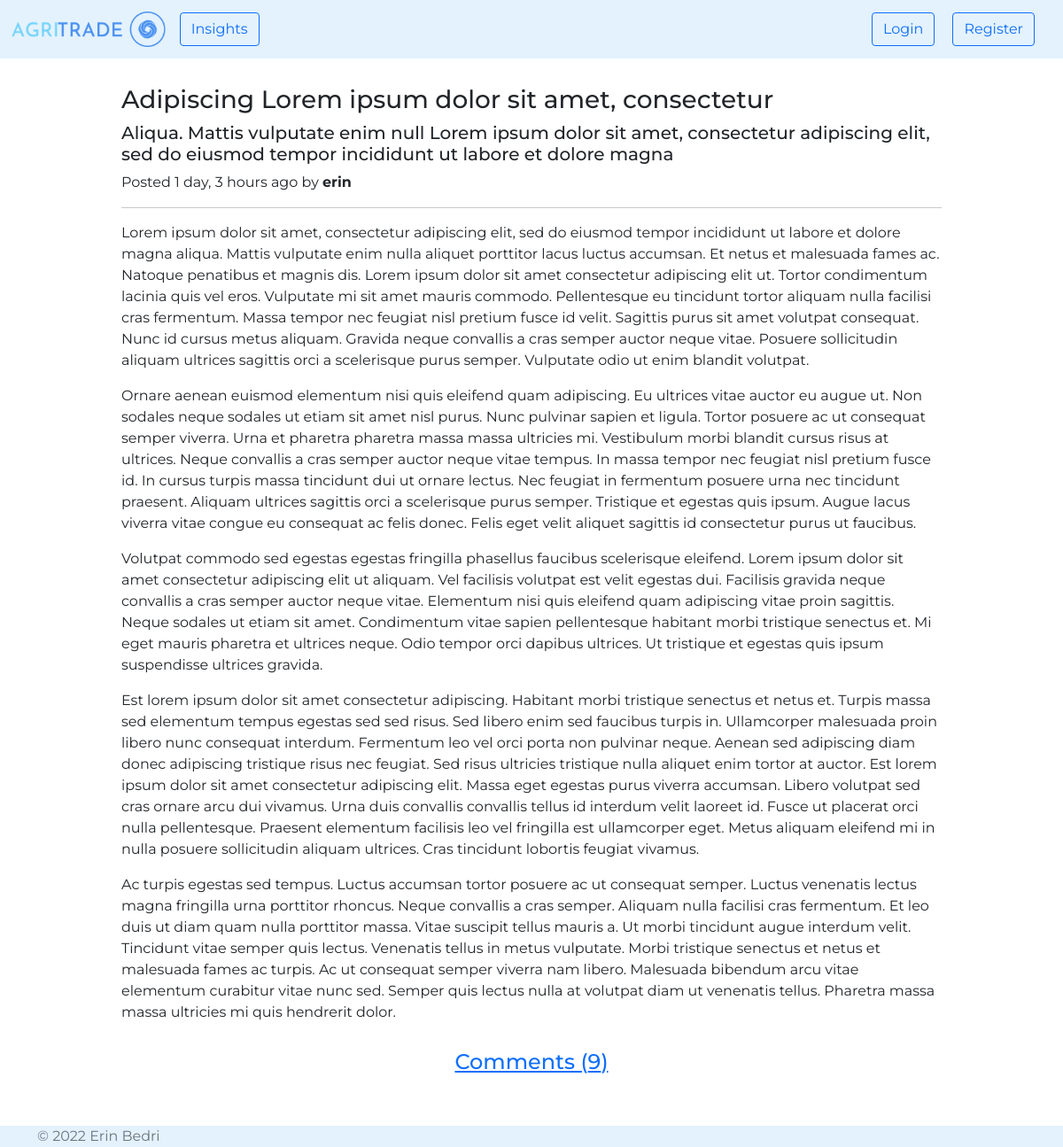
/posts/post/6/, run on the app's committed database.
### agri_trade/posts/models.py (models this page shows, shortened)
class Post(models.Model):
    TITLE_MAX_LEN = 50
    SUBTITLE_MAX_LEN = 150
    TOPIC_CHOICES = (
        ('Agriculture', 'Agriculture'),
        ('Markets', 'Markets'),
        ('Technology', 'Technology'),
        ('Others', 'Others'),
    )
    TOPIC_MAX_LEN = max([len(topic[1]) for topic in TOPIC_CHOICES])
    author = models.ForeignKey(
        UserModel,
        on_delete=CASCADE,
        related_name='posts',
    )
    title = models.CharField(
        max_length=TITLE_MAX_LEN,
    )
    subtitle = models.CharField(
        max_length=SUBTITLE_MAX_LEN,
        blank=True,
        null=True,
    )
    topic = models.CharField(
        max_length=TOPIC_MAX_LEN,
        choices=TOPIC_CHOICES,
    )
    body = RichTextField()
    created_on = models.DateTimeField(
        auto_now_add=True,
    )
    updated_on = models.DateTimeField(
        auto_now=True
    )
    class Meta:
        ordering = ['-created_on']

### agri_trade/posts/views.py (the view)
# urls.py: path('post/<int:pk>/', views.show_post, name='show post'),
def show_post(request, pk):
    post = get_object_or_404(Post, pk=pk)
    comments = PostComment.objects \
        .filter(post_id__exact=pk) \
        .order_by('created_on')
    comments_count = comments.count()
    context = {
        'post': post,
        'comments_count': comments_count,
    }
    return render(request, 'posts/show_post.html', context)

### agri_trade/posts/templates/posts/show_post.html
{% extends 'web/base.html' %}
{% block content %}
    <div class="container" style="margin-top: 30px; margin-bottom: 50px">
        <div class="row justify-content-md-center">
            <div class="col-md-10">
                <h3>{{ post.title }}</h3>
                <h5>{{ post.subtitle }}</h5>
                <p>Posted {{ post.created_on|timesince }} ago by <b>{{ post.author }}</b></p>
                <hr>
                <div>
                    <p>{{ post.body|safe }}</p>
                </div>
                <div class="text-center" style="margin-top: 30px">
                    <a href="{% url 'posts:show comments' post.id %}"><h4>Comments ({{ comments_count }})</h4></a>
                </div>
            </div>
        </div>
    </div>
{% endblock %}

### static/css/style.css (style rules this page uses)
body { font-family: 'Montserrat', sans-serif !important; }

### data on the page
Post: title "Adipiscing Lorem ipsum dolor sit amet, consectetur", subtitle "Aliqua. Mattis vulputate enim null Lorem ipsum dolor sit amet, consectetur adipiscing elit, sed do eiusmod tempor incididunt ut labore et dolore magna", created_on "1 day, 3 hours", author "erin", body "Lorem ipsum dolor sit amet, consectetur adipiscing elit, sed do eiusmod tempor incididunt ut labore et dolore magna aliqua. Mattis vulputate enim nulla aliquet porttitor lacus luctus accumsan. Et netus et malesuada fames ac. Natoque penatibus et magnis dis. Lorem ipsum dolor sit amet consectetur adipiscing elit ut. Tortor condimentum lacinia quis vel eros. Vulputate mi sit amet mauris commodo. Pellentesque eu tincidunt tortor aliquam nulla facilisi cras fermentum. Massa tempor nec feugiat nisl pretium fusce id velit. Sagittis purus sit amet volutpat consequat. Nunc id cursus metus aliquam. Gravida neque convallis a cras semper auctor neque vitae. Posuere sollicitudin aliquam ultrices…"

### other printed values
{{ comments_count }} "9"
